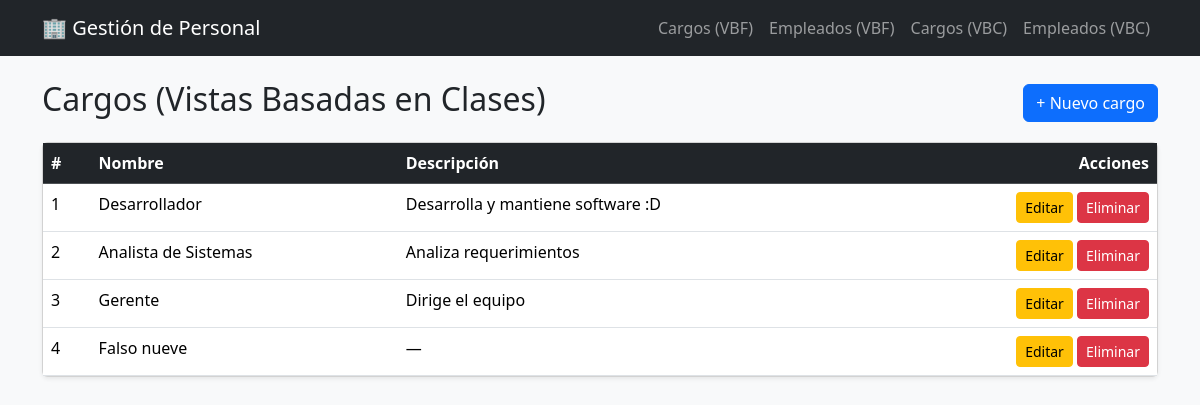
Page /cbv/cargos/ on the committed database.
### gestion/models.py (models this page shows, shortened)
class Cargo(models.Model):
    nombre = models.CharField(max_length=100)
    descripcion = models.CharField(max_length=200, blank=True, null=True)

### gestion/views.py (the view)
# urls.py: path('cbv/cargos/', views.CargoListView.as_view(), name='cargo_lista_cbv'),
class CargoListView(ListView):
    model = Cargo
    template_name = 'gestion/cargo_list.html'
    context_object_name = 'cargos'
    extra_context = {
        'titulo': 'Cargos (Vistas Basadas en Clases)',
        'url_crear': 'gestion:cargo_crear_cbv',
        'url_editar': 'gestion:cargo_editar_cbv',
        'url_eliminar': 'gestion:cargo_eliminar_cbv',
    }

### gestion/templates/gestion/cargo_list.html
{% extends 'base.html' %}
{% block content %}
<div class="d-flex justify-content-between align-items-center mb-3">
    <h2>{{ titulo }}</h2>
    <a href="{% url url_crear %}" class="btn btn-primary">+ Nuevo cargo</a>
</div>
<div class="card shadow-sm">
    <table class="table table-hover mb-0">
        <thead class="table-dark">
            <tr>
                <th>#</th>
                <th>Nombre</th>
                <th>Descripción</th>
                <th class="text-end">Acciones</th>
            </tr>
        </thead>
        <tbody>
            {% for cargo in cargos %}
            <tr>
                <td>{{ cargo.id }}</td>
                <td>{{ cargo.nombre }}</td>
                <td>{{ cargo.descripcion|default:"—" }}</td>
                <td class="text-end">
                    <a href="{% url url_editar cargo.pk %}" class="btn btn-sm btn-warning">Editar</a>
                    <a href="{% url url_eliminar cargo.pk %}" class="btn btn-sm btn-danger">Eliminar</a>
                </td>
            </tr>
            {% empty %}
            <tr><td colspan="4" class="text-center text-muted py-4">No hay cargos registrados.</td></tr>
            {% endfor %}
        </tbody>
    </table>
</div>
{% endblock %}

### rows in the picture
Cargo: id "1", nombre "Desarrollador", descripcion "Desarrolla y mantiene software :D"
Cargo: id "2", nombre "Analista de Sistemas", descripcion "Analiza requerimientos"
Cargo: id "3", nombre "Gerente", descripcion "Dirige el equipo"
Cargo: id "4", nombre "Falso nueve", descripcion "—"

### other values in the picture
{{ titulo }} "Cargos (Vistas Basadas en Clases)"
